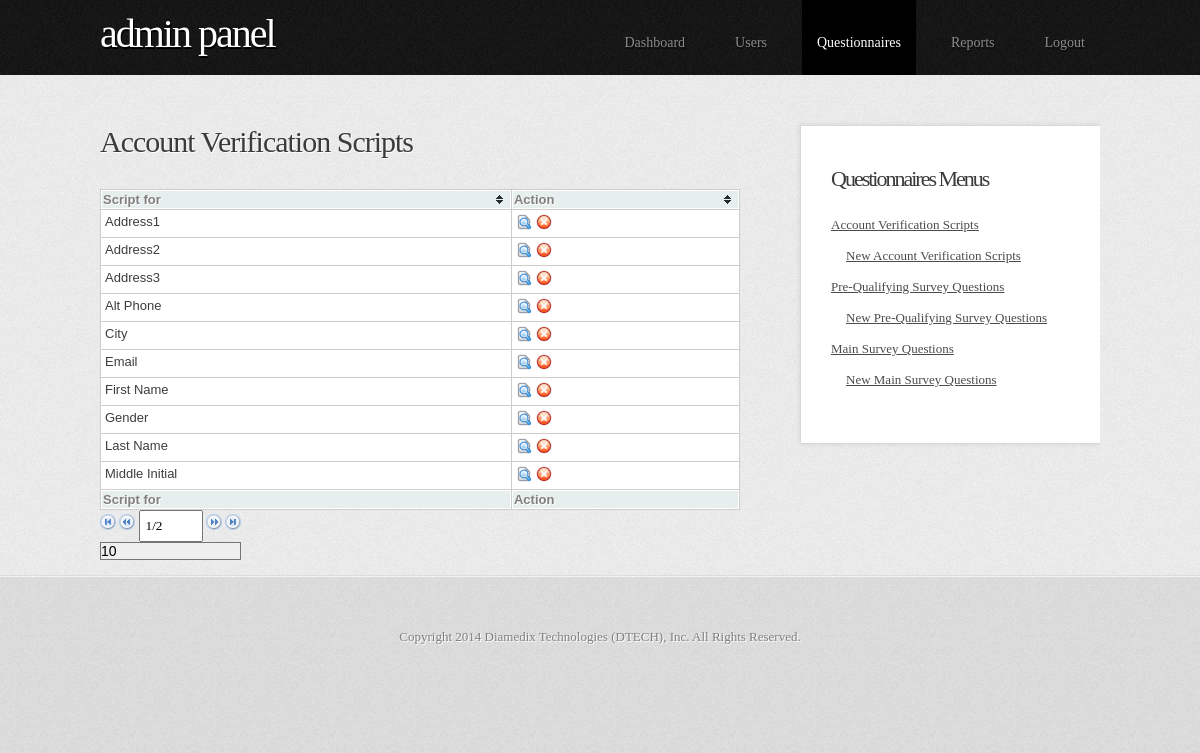
Page /index.php/questionnaires (signed in) on the committed database.
### tables this page shows
CREATE TABLE IF NOT EXISTS `dq_account_verifications` (
  `account_verification_id` int(10) NOT NULL AUTO_INCREMENT,
  `order` int(3) NOT NULL,
  `reference` varchar(50) NOT NULL,
  `script` text NOT NULL,
  `points` int(10) NOT NULL DEFAULT '1',
  `modified` datetime NOT NULL,
  `created` datetime NOT NULL,
  PRIMARY KEY (`account_verification_id`)
);

### system/application/controllers/questionnaires.php (called while the page is built, shortened)
<?php
class Questionnaires extends Controller {
	function Questionnaires()
	{
		$this->load->helper('url');
		$this->load->model('crm_model');
		$this->load->model('qm_model');
	}
	function index(){
		$this->av_lists();
	}
	function av_lists(){
		$data['page_side'] = "side/questionnaires";
		$data['page_view'] = "questionnaires_av_lists";
		$data['questionnaires'] = "active";
		$data['lists'] = $this->qm_model->account_verification_lists();
		$this->load->view('template_main', $data);
	}
}

### system/codeigniter/CodeIgniter.php (called while the page is built, shortened)
<?php  if ( ! defined('BASEPATH')) exit('No direct script access allowed');
$EXT =& load_class('Hooks');
$EXT->_call_hook('pre_system');
$URI =& load_class('URI');
$RTR =& load_class('Router');
$method = $RTR->fetch_method();
$EXT->_call_hook('pre_controller');
$CI = new $class();
if ($RTR->scaffolding_request === TRUE)
{
	if ($EXT->_call_hook('scaffolding_override') === FALSE)
	{
		$CI->_ci_scaffolding();
	}
}
else
{
	if (method_exists($CI, '_remap'))
	{
		$CI->_remap($method);
	}
	else
	{
		call_user_func_array(array(&$CI, $method), array_slice($URI->rsegments, 2));
	}
}

### index.php (called while the page is built, shortened)
<?php
require_once BASEPATH.'codeigniter/CodeIgniter'.EXT;

### system/application/models/qm_model.php (called while the page is built, shortened)
<?php
class qm_model extends model {
	public $account_verification = "dq_account_verifications";
	function account_verification_lists(){
		$this->db->from($this->account_verification);
		$this->db->order_by('reference', 'ASC');
		return $this->db->get()->result();
	}
}

### system/codeigniter/Base5.php (called while the page is built)
<?php  if ( ! defined('BASEPATH')) exit('No direct script access allowed');
class CI_Base {
	private static $instance;
	public function CI_Base()
	{
		self::$instance =& $this;
	}
	public static function &get_instance()
	{
		return self::$instance;
	}
}
function &get_instance()
{
	return CI_Base::get_instance();
}

### system/application/views/questionnaires_av_lists.php (the view, shortened to what this page needs)
   <h2>Account Verification Scripts</h2>
	<table cellspacing="1" class="tablesorter">
	    <thead>
		    <tr>
			    <th>Script for</th>
			    <th>Action</th>
		    </tr>
	    </thead>
	    <?php if(count($lists) > 10){ ?>
		<tfoot>
			<tr>
				<th>Script for</th>
				<th>Action</th>
			</tr>
		</tfoot>
	    <?php } ?>
	    <tbody>
		<?php if(!empty($lists)){?>
		    <?php foreach($lists as $l){?>
			<tr>
				<td><?php echo ucwords(str_replace("_", " ", $l->reference)); ?></td>
				<td>
				    <img list_id = "<?php echo $l->account_verification_id ?>" class = "view" src="<?php echo base_url()?>images/view16.png">
				    <img list_id = "<?php echo $l->account_verification_id ?>" class = "delete" src="<?php echo base_url()?>images/delete16.png">
				</td>
			</tr>
		    <?php } ?>
		<?php } ?>
	    </tbody>
    </table>
<?php if(count($lists) > 10){ ?>
    <div id="pager" class="pager">
	    <form>
		    <img src="<?php echo base_url() ?>css/tablesorter/first.png" class="first"/>
		    <img src="<?php echo base_url() ?>css/tablesorter/prev.png" class="prev"/>
		    <input type="text" style = "width: 50px; height: 18px; " class="pagedisplay"/>
		    <img src="<?php echo base_url() ?>css/tablesorter/next.png" class="next"/>
		    <img src="<?php echo base_url() ?>css/tablesorter/last.png" class="last"/>
		    <select class="pagesize">
			    <option selected="selected"  value="10">10</option>
		    </select>
	    </form>
    </div>
<?php } ?>

### css/admin.css (style rules this page uses)
html, body { height: 100%; }
body { margin: 0px; padding: 0px; background: #D6D6D6 url(../images/body-bg.png) repeat; font-family: 'Arvo', serif; font-size: 13px; color: #837F7F; }
h1, h2, h3 { margin: 0px; padding: 0px; font-family: 'Arvo', serif; font-weight: 400; }
input { font-family: 'Arvo', serif; padding: 5px; }
#content h2 { padding: 0px 0px 20px 0px; letter-spacing: -1px; font-size: 30px; color: #3B3B3B; }
.frm-input, select { display: block; margin: 0; width: 100%; font-size: 14px; appearance: none; box-shadow: none; border-radius: none; }
table { width: 100% }
td { vertical-align: top; }

### css/tablesorter/themes/blue/style.css (style rules this page uses)
table.tablesorter { font-family:arial; background-color: #CDCDCD; margin:10px 0pt 15px; font-size: 13px; width: 100%; text-align: left; }
table.tablesorter thead tr th, table.tablesorter tfoot tr th { background-color: #e6EEEE; border: 1px solid #FFF; 3 padding: 13px; }
table.tablesorter thead tr .header { background-image: url(bg.gif); background-repeat: no-repeat; background-position: center right; cursor: pointer; }
table.tablesorter tbody td { color: #3D3D3D; padding: 4px; background-color: #FFF; vertical-align: top; }

### rows in the picture
dq_account_verifications: reference "Address1"
dq_account_verifications: reference "Address2"
dq_account_verifications: reference "Address3"
dq_account_verifications: reference "Alt Phone"
dq_account_verifications: reference "City"
dq_account_verifications: reference "Email"
dq_account_verifications: reference "First Name"
dq_account_verifications: reference "Gender"
dq_account_verifications: reference "Last Name"
dq_account_verifications: reference "Middle Initial"
